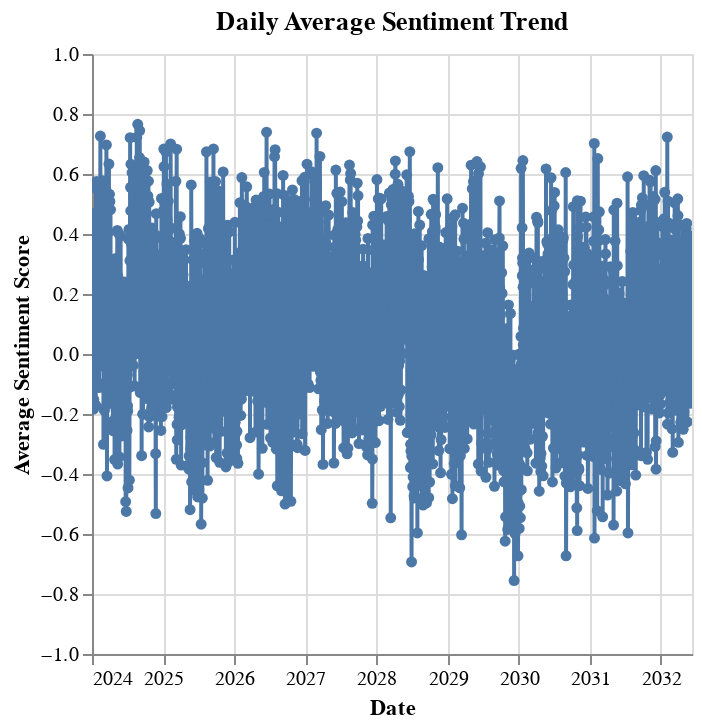
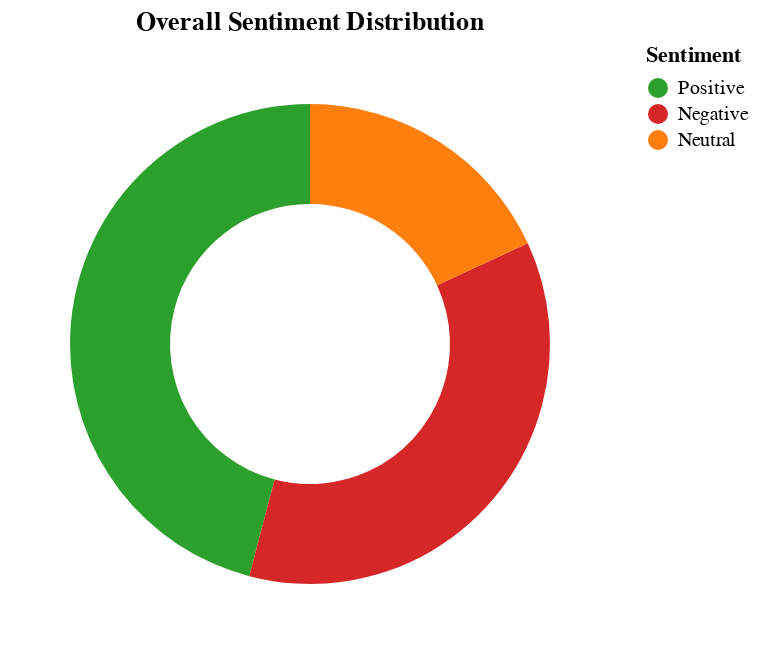

Notebook code for these charts, in order:
### Code cell
# In a real Jupyter Notebook, each commented section would be a separate cell.

# --- Cell 1: Import Libraries ---
import pandas as pd
import altair as alt
from wordcloud import WordCloud
import matplotlib.pyplot as plt

# Configure altair to work in notebooks
alt.renderers.enable('default')

print("Libraries imported successfully.")


# --- Cell 2: Load the Processed Dataset ---
# This is the cleaned data file we created in the previous notebook.
file_path = '../data/processed/cleaned_sentiment_data.csv'
try:
    df = pd.read_csv(file_path, parse_dates=['date'])
    print("Processed dataset loaded successfully.")
    print(f"Shape of the dataset: {df.shape}")
    display(df.head())
except FileNotFoundError:
    print(f"Error: The file was not found at {file_path}")
    print("Please run the '02_preprocessing_analysis.ipynb' notebook first to generate this file.")
    df = None


# --- Cell 3: Visualization 1 - Sentiment Trend Over Time ---
if df is not None:
    print("\n--- Generating Time-Series Plot ---")
    
    # Resample the data by day and calculate the mean sentiment score
    # Setting the date as the index is crucial for resampling
    daily_sentiment = df.set_index('date')['vader_score'].resample('D').mean().reset_index()

    # Create the Altair chart
    time_series_chart = alt.Chart(daily_sentiment).mark_line(
        point=True,
        strokeWidth=2
    ).encode(
        x=alt.X('date:T', title='Date'),
        y=alt.Y('vader_score:Q', title='Average Sentiment Score', scale=alt.Scale(domain=[-1, 1])),
        tooltip=[
            alt.Tooltip('date:T', title='Date'),
            alt.Tooltip('vader_score:Q', title='Avg. Score', format='.2f')
        ]
    ).properties(
        title='Daily Average Sentiment Trend',
        width='container'
    ).interactive()

    # Display the chart
    display(time_series_chart)


# --- Cell 4: Visualization 2 - Overall Sentiment Distribution ---
if df is not None:
    print("\n--- Generating Sentiment Distribution Donut Chart ---")
    
    sentiment_counts = df['vader_label'].value_counts().reset_index()
    sentiment_counts.columns = ['vader_label', 'count']

    distribution_chart = alt.Chart(sentiment_counts).mark_arc(
        innerRadius=70, # This creates the donut shape
        outerRadius=120
    ).encode(
        theta=alt.Theta(field="count", type="quantitative"),
        color=alt.Color(field="vader_label", type="nominal",
                        scale=alt.Scale(
                            domain=['Positive', 'Negative', 'Neutral'],
                            range=['#2ca02c', '#d62728', '#ff7f0e'] # Green, Red, Orange
                        ),
                        legend=alt.Legend(title="Sentiment")),
        tooltip=['vader_label', 'count']
    ).properties(
        title='Overall Sentiment Distribution'
    )

    display(distribution_chart)


# --- Cell 5: Visualization 3 - Word Clouds ---
if df is not None:
    print("\n--- Generating Word Clouds for Positive and Negative Sentiment ---")

    # Separate text by sentiment
    positive_text = " ".join(text for text in df[df['vader_label'] == 'Positive']['processed_text'])
    negative_text = " ".join(text for text in df[df['vader_label'] == 'Negative']['processed_text'])

    # Create WordCloud objects
    wc_positive = WordCloud(width=800, height=400, background_color='white', colormap='Greens').generate(positive_text)
    wc_negative = WordCloud(width=800, height=400, background_color='white', colormap='Reds').generate(negative_text)

    # Plot the word clouds
    fig, axes = plt.subplots(1, 2, figsize=(20, 10))
    
    # Positive Word Cloud
    axes[0].imshow(wc_positive, interpolation='bilinear')
    axes[0].set_title('Most Common Words in Positive Tweets', fontsize=16)
    axes[0].axis('off')

    # Negative Word Cloud
    axes[1].imshow(wc_negative, interpolation='bilinear')
    axes[1].set_title('Most Common Words in Negative Tweets', fontsize=16)
    axes[1].axis('off')

    plt.show()

### Figure 1 — Vega-Lite specification as saved in the notebook (floating-point values rounded to 4 significant figures; data arrays with more than 128 entries replaced by an {"elided": "..."} marker saying what was removed)
{"config": {"view": {"continuousWidth": 300, "continuousHeight": 300}}, "data": {"name": "data-f0a668b0b0e03bee83473982be54e3d5"}, "mark": {"type": "line", "point": true, "strokeWidth": 2}, "encoding": {"tooltip": [{"field": "date", "title": "Date", "type": "temporal"}, {"field": "vader_score", "format": ".2f", "title": "Avg. Score", "type": "quantitative"}], "x": {"field": "date", "title": "Date", "type": "temporal"}, "y": {"field": "vader_score", "scale": {"domain": [-1, 1]}, "title": "Average Sentiment Score", "type": "quantitative"}}, "params": [{"name": "param_1", "select": {"type": "interval", "encodings": ["x", "y"]}, "bind": "scales"}], "title": "Daily Average Sentiment Trend", "width": "container", "$schema": "https://vega.github.io/schema/vega-lite/v5.20.1.json", "datasets": {"data-f0a668b0b0e03bee83473982be54e3d5": {"elided": "3084 records"}}}

### Figure 2 — Vega-Lite specification as saved in the notebook (floating-point values rounded to 4 significant figures)
{"config": {"view": {"continuousWidth": 300, "continuousHeight": 300}}, "data": {"name": "data-afc6178c643f7a4a9b5c4569cbdaf40f"}, "mark": {"type": "arc", "innerRadius": 70, "outerRadius": 120}, "encoding": {"color": {"field": "vader_label", "legend": {"title": "Sentiment"}, "scale": {"domain": ["Positive", "Negative", "Neutral"], "range": ["#2ca02c", "#d62728", "#ff7f0e"]}, "type": "nominal"}, "theta": {"field": "count", "type": "quantitative"}, "tooltip": [{"field": "vader_label", "type": "nominal"}, {"field": "count", "type": "quantitative"}]}, "title": "Overall Sentiment Distribution", "$schema": "https://vega.github.io/schema/vega-lite/v5.20.1.json", "datasets": {"data-afc6178c643f7a4a9b5c4569cbdaf40f": [{"vader_label": "Positive", "count": 33984}, {"vader_label": "Negative", "count": 26616}, {"vader_label": "Neutral", "count": 13396}]}}
